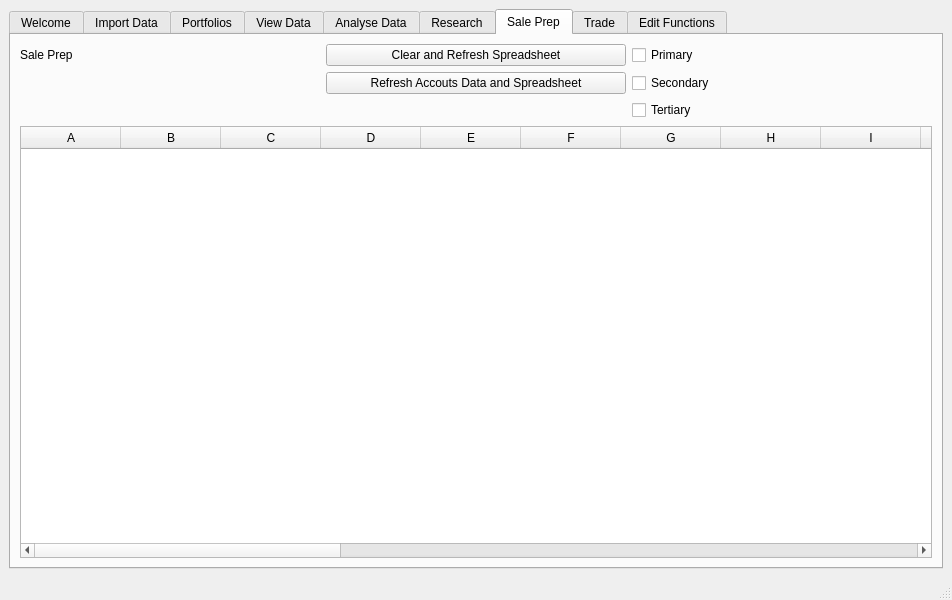
<?xml version="1.0" encoding="UTF-8"?>
<ui version="4.0">
 <class>MainWindow</class>
 <widget class="QMainWindow" name="MainWindow">
  <property name="geometry">
   <rect>
    <x>0</x>
    <y>0</y>
    <width>952</width>
    <height>600</height>
   </rect>
  </property>
  <property name="windowTitle">
   <string>MainWindow</string>
  </property>
  <widget class="QWidget" name="centralwidget">
   <layout class="QVBoxLayout" name="verticalLayout">
    <item>
     <widget class="QTabWidget" name="tabWidget">
      <property name="currentIndex">
       <number>6</number>
      </property>
      <widget class="QWidget" name="tab">
       <attribute name="title">
        <string>Welcome</string>
       </attribute>
      </widget>
      <widget class="QWidget" name="tab_2">
       <attribute name="title">
        <string>Import Data</string>
       </attribute>
      </widget>
      <widget class="QWidget" name="tab_3">
       <attribute name="title">
        <string>Portfolios</string>
       </attribute>
       <layout class="QVBoxLayout" name="verticalLayout_2">
        <item>
         <widget class="QTabWidget" name="tabWidget_2">
          <property name="currentIndex">
           <number>0</number>
          </property>
          <widget class="QWidget" name="tab_10">
           <attribute name="title">
            <string>Primary</string>
           </attribute>
           <layout class="QVBoxLayout" name="verticalLayout_3">
            <item>
             <layout class="QGridLayout" name="gridLayout">
              <item row="1" column="1">
               <widget class="QLineEdit" name="lineEdit_2">
                <property name="text">
                 <string># shares</string>
                </property>
               </widget>
              </item>
              <item row="1" column="0">
               <widget class="QComboBox" name="comboBox">
                <property name="currentText">
                 <string/>
                </property>
               </widget>
              </item>
              <item row="0" column="0">
               <widget class="QPushButton" name="pushButton">
                <property name="text">
                 <string>Update from file</string>
                </property>
               </widget>
              </item>
              <item row="1" column="3">
               <widget class="QPushButton" name="pushButton_4">
                <property name="text">
                 <string>Update Prices</string>
                </property>
               </widget>
              </item>
              <item row="0" column="2">
               <widget class="QLineEdit" name="lineEdit_3"/>
              </item>
              <item row="1" column="2">
               <widget class="QPushButton" name="pushButton_2">
                <property name="text">
                 <string>Update Data</string>
                </property>
               </widget>
              </item>
              <item row="0" column="1">
               <widget class="QLineEdit" name="lineEdit">
                <property name="text">
                 <string>ticker</string>
                </property>
                <property name="readOnly">
                 <bool>false</bool>
                </property>
               </widget>
              </item>
              <item row="1" column="4">
               <widget class="QPushButton" name="pushButton_6">
                <property name="text">
                 <string>Rename this portfolio</string>
                </property>
               </widget>
              </item>
              <item row="0" column="4">
               <widget class="QPushButton" name="pushButton_5">
                <property name="text">
                 <string>Change number of portfolios</string>
                </property>
               </widget>
              </item>
              <item row="0" column="5">
               <widget class="QPushButton" name="pushButton_7">
                <property name="text">
                 <string>Delete this portfolio</string>
                </property>
               </widget>
              </item>
              <item row="0" column="3">
               <widget class="QPushButton" name="pushButton_3">
                <property name="text">
                 <string>Remove Data</string>
                </property>
               </widget>
              </item>
             </layout>
            </item>
            <item>
             <widget class="QTableWidget" name="tableWidget">
              <column>
               <property name="text">
                <string>symbol</string>
               </property>
              </column>
              <column>
               <property name="text">
                <string>firm_name</string>
               </property>
              </column>
              <column>
               <property name="text">
                <string>Shares Held</string>
               </property>
              </column>
              <column>
               <property name="text">
                <string>Last Close</string>
               </property>
              </column>
              <column>
               <property name="text">
                <string>Value</string>
               </property>
              </column>
              <column>
               <property name="text">
                <string>Cost Basis</string>
               </property>
              </column>
              <column>
               <property name="text">
                <string>Change</string>
               </property>
              </column>
             </widget>
            </item>
           </layout>
          </widget>
          <widget class="QWidget" name="tab_11">
           <attribute name="title">
            <string>Secondary</string>
           </attribute>
          </widget>
          <widget class="QWidget" name="tab_12">
           <attribute name="title">
            <string>Tertiary</string>
           </attribute>
          </widget>
         </widget>
        </item>
       </layout>
      </widget>
      <widget class="QWidget" name="tab_4">
       <attribute name="title">
        <string>View Data</string>
       </attribute>
      </widget>
      <widget class="QWidget" name="tab_5">
       <attribute name="title">
        <string>Analyse Data</string>
       </attribute>
       <layout class="QVBoxLayout" name="verticalLayout_4">
        <item>
         <widget class="QTabWidget" name="tabWidget_3">
          <property name="currentIndex">
           <number>3</number>
          </property>
          <widget class="QWidget" name="tab_13">
           <attribute name="title">
            <string>Screen</string>
           </attribute>
          </widget>
          <widget class="QWidget" name="tab_14">
           <attribute name="title">
            <string>View Saved Screens</string>
           </attribute>
          </widget>
          <widget class="QWidget" name="tab_15">
           <attribute name="title">
            <string>Rank</string>
           </attribute>
          </widget>
          <widget class="QWidget" name="tab_16">
           <attribute name="title">
            <string>Custom Analysis</string>
           </attribute>
           <layout class="QVBoxLayout" name="verticalLayout_5">
            <item>
             <widget class="QTabWidget" name="tabWidget_4">
              <property name="currentIndex">
               <number>1</number>
              </property>
              <widget class="QWidget" name="tab_17">
               <attribute name="title">
                <string>a jas analysis</string>
               </attribute>
              </widget>
              <widget class="QWidget" name="tab_18">
               <attribute name="title">
                <string>rainbow sort</string>
               </attribute>
               <layout class="QVBoxLayout" name="verticalLayout_6">
                <item>
                 <layout class="QGridLayout" name="gridLayout_2">
                  <item row="0" column="8">
                   <widget class="QLineEdit" name="lineEdit_4">
                    <property name="text">
                     <string>ticker</string>
                    </property>
                   </widget>
                  </item>
                  <item row="0" column="1">
                   <widget class="QPushButton" name="pushButton_8">
                    <property name="text">
                     <string>refresh</string>
                    </property>
                   </widget>
                  </item>
                  <item row="0" column="7">
                   <widget class="QPushButton" name="pushButton_10">
                    <property name="text">
                     <string>Add stock:</string>
                    </property>
                   </widget>
                  </item>
                  <item row="1" column="2">
                   <widget class="QPushButton" name="pushButton_11">
                    <property name="text">
                     <string>add account</string>
                    </property>
                   </widget>
                  </item>
                  <item row="1" column="4">
                   <spacer name="horizontalSpacer_2">
                    <property name="orientation">
                     <enum>Qt::Horizontal</enum>
                    </property>
                    <property name="sizeHint" stdset="0">
                     <size>
                      <width>40</width>
                      <height>20</height>
                     </size>
                    </property>
                   </spacer>
                  </item>
                  <item row="0" column="0">
                   <widget class="QLabel" name="label">
                    <property name="text">
                     <string>rainbow sort</string>
                    </property>
                   </widget>
                  </item>
                  <item row="0" column="3" colspan="3">
                   <widget class="QComboBox" name="comboBox_2"/>
                  </item>
                  <item row="0" column="2">
                   <widget class="QPushButton" name="pushButton_9">
                    <property name="text">
                     <string>add screen</string>
                    </property>
                   </widget>
                  </item>
                  <item row="1" column="5">
                   <widget class="QPushButton" name="pushButton_12">
                    <property name="text">
                     <string>Analyse</string>
                    </property>
                   </widget>
                  </item>
                  <item row="1" column="3">
                   <widget class="QComboBox" name="comboBox_3">
                    <item>
                     <property name="text">
                      <string>Primary</string>
                     </property>
                    </item>
                    <item>
                     <property name="text">
                      <string>Secondary</string>
                     </property>
                    </item>
                   </widget>
                  </item>
                  <item row="0" column="6">
                   <spacer name="horizontalSpacer">
                    <property name="orientation">
                     <enum>Qt::Horizontal</enum>
                    </property>
                    <property name="sizeHint" stdset="0">
                     <size>
                      <width>40</width>
                      <height>20</height>
                     </size>
                    </property>
                   </spacer>
                  </item>
                  <item row="1" column="6">
                   <spacer name="horizontalSpacer_3">
                    <property name="orientation">
                     <enum>Qt::Horizontal</enum>
                    </property>
                    <property name="sizeHint" stdset="0">
                     <size>
                      <width>40</width>
                      <height>20</height>
                     </size>
                    </property>
                   </spacer>
                  </item>
                  <item row="1" column="7">
                   <widget class="QPushButton" name="pushButton_13">
                    <property name="text">
                     <string>Add all stocks</string>
                    </property>
                   </widget>
                  </item>
                  <item row="1" column="8">
                   <widget class="QPushButton" name="pushButton_14">
                    <property name="text">
                     <string>clear</string>
                    </property>
                   </widget>
                  </item>
                 </layout>
                </item>
                <item>
                 <widget class="QTableWidget" name="tableWidget_2">
                  <column>
                   <property name="text">
                    <string>ticker</string>
                   </property>
                  </column>
                  <column>
                   <property name="text">
                    <string>name</string>
                   </property>
                  </column>
                 </widget>
                </item>
               </layout>
              </widget>
             </widget>
            </item>
           </layout>
          </widget>
         </widget>
        </item>
       </layout>
      </widget>
      <widget class="QWidget" name="tab_6">
       <attribute name="title">
        <string>Research</string>
       </attribute>
      </widget>
      <widget class="QWidget" name="tab_7">
       <attribute name="title">
        <string>Sale Prep</string>
       </attribute>
       <layout class="QVBoxLayout" name="verticalLayout_7">
        <item>
         <layout class="QGridLayout" name="gridLayout_3">
          <item row="0" column="2">
           <widget class="QCheckBox" name="checkBox">
            <property name="text">
             <string>Primary</string>
            </property>
           </widget>
          </item>
          <item row="0" column="1">
           <widget class="QPushButton" name="pushButton_15">
            <property name="text">
             <string>Clear and Refresh Spreadsheet</string>
            </property>
           </widget>
          </item>
          <item row="1" column="2">
           <widget class="QCheckBox" name="checkBox_2">
            <property name="text">
             <string>Secondary</string>
            </property>
           </widget>
          </item>
          <item row="0" column="0">
           <widget class="QLabel" name="label_2">
            <property name="text">
             <string>Sale Prep</string>
            </property>
           </widget>
          </item>
          <item row="2" column="2">
           <widget class="QCheckBox" name="checkBox_3">
            <property name="text">
             <string>Tertiary</string>
            </property>
           </widget>
          </item>
          <item row="1" column="1">
           <widget class="QPushButton" name="pushButton_16">
            <property name="text">
             <string>Refresh Accouts Data and Spreadsheet</string>
            </property>
           </widget>
          </item>
         </layout>
        </item>
        <item>
         <widget class="QTableWidget" name="tableWidget_3">
          <column>
           <property name="text">
            <string>A</string>
           </property>
          </column>
          <column>
           <property name="text">
            <string>B</string>
           </property>
          </column>
          <column>
           <property name="text">
            <string>C</string>
           </property>
          </column>
          <column>
           <property name="text">
            <string>D</string>
           </property>
          </column>
          <column>
           <property name="text">
            <string>E</string>
           </property>
          </column>
          <column>
           <property name="text">
            <string>F</string>
           </property>
          </column>
          <column>
           <property name="text">
            <string>G</string>
           </property>
          </column>
          <column>
           <property name="text">
            <string>H</string>
           </property>
          </column>
          <column>
           <property name="text">
            <string>I</string>
           </property>
          </column>
          <column>
           <property name="text">
            <string>J</string>
           </property>
          </column>
          <column>
           <property name="text">
            <string>K</string>
           </property>
          </column>
          <column>
           <property name="text">
            <string>新建列</string>
           </property>
          </column>
          <column>
           <property name="text">
            <string>L</string>
           </property>
          </column>
          <column>
           <property name="text">
            <string/>
           </property>
          </column>
          <column>
           <property name="text">
            <string>N</string>
           </property>
          </column>
          <column>
           <property name="text">
            <string>O</string>
           </property>
          </column>
          <column>
           <property name="text">
            <string>Q</string>
           </property>
          </column>
          <column>
           <property name="text">
            <string>R</string>
           </property>
          </column>
          <column>
           <property name="text">
            <string>S</string>
           </property>
          </column>
          <column>
           <property name="text">
            <string>T</string>
           </property>
          </column>
          <column>
           <property name="text">
            <string>U</string>
           </property>
          </column>
          <column>
           <property name="text">
            <string>V</string>
           </property>
          </column>
          <column>
           <property name="text">
            <string>W</string>
           </property>
          </column>
          <column>
           <property name="text">
            <string>X</string>
           </property>
          </column>
          <column>
           <property name="text">
            <string>Y</string>
           </property>
          </column>
          <column>
           <property name="text">
            <string>Z</string>
           </property>
          </column>
         </widget>
        </item>
       </layout>
      </widget>
      <widget class="QWidget" name="tab_8">
       <attribute name="title">
        <string>Trade</string>
       </attribute>
      </widget>
      <widget class="QWidget" name="tab_9">
       <attribute name="title">
        <string>Edit Functions</string>
       </attribute>
      </widget>
     </widget>
    </item>
   </layout>
  </widget>
  <widget class="QMenuBar" name="menubar">
   <property name="geometry">
    <rect>
     <x>0</x>
     <y>0</y>
     <width>952</width>
     <height>22</height>
    </rect>
   </property>
  </widget>
  <widget class="QStatusBar" name="statusbar"/>
 </widget>
 <resources/>
 <connections/>
</ui>
